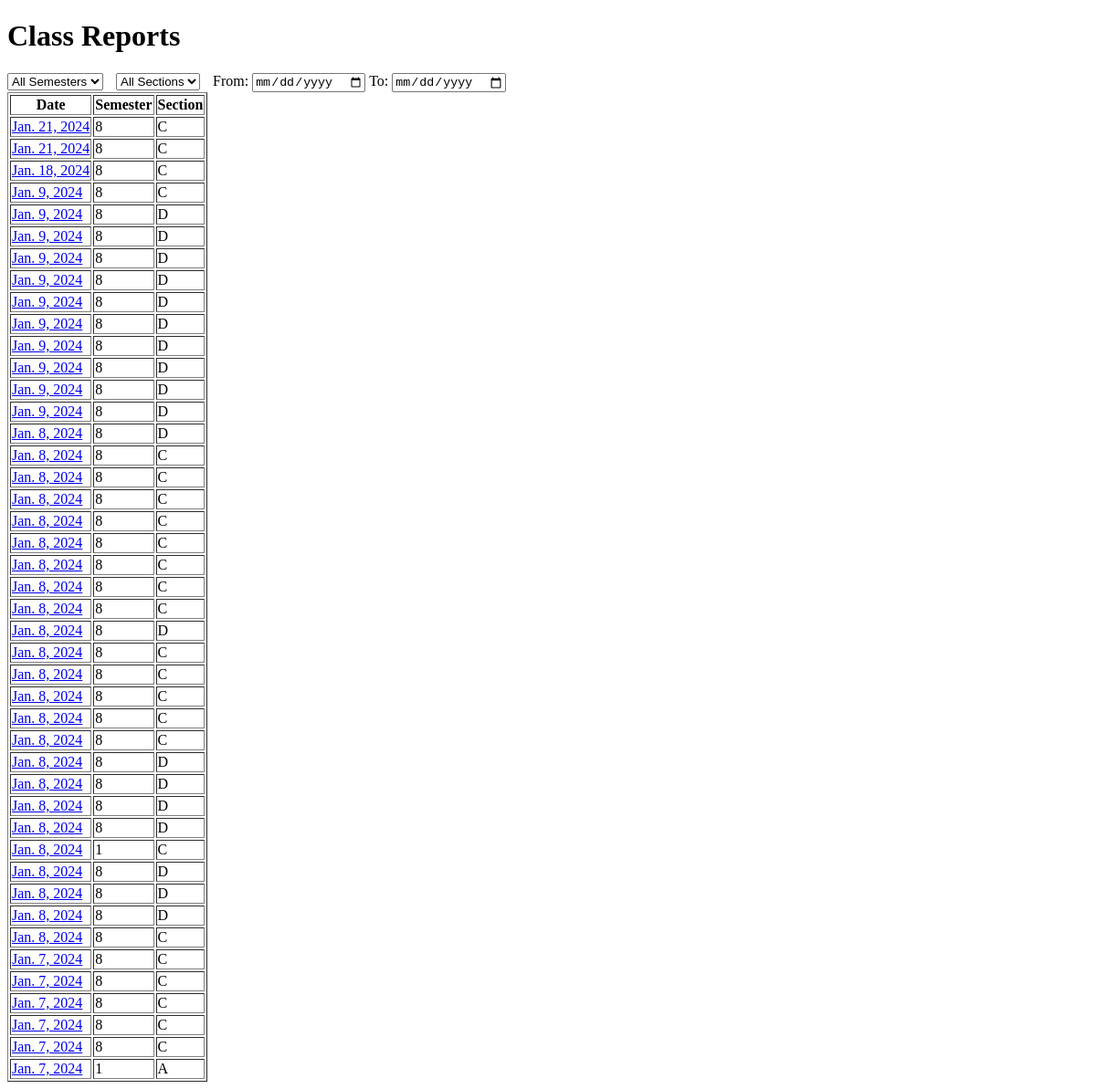
Page /view_reports (signed in) on the earlier database version.
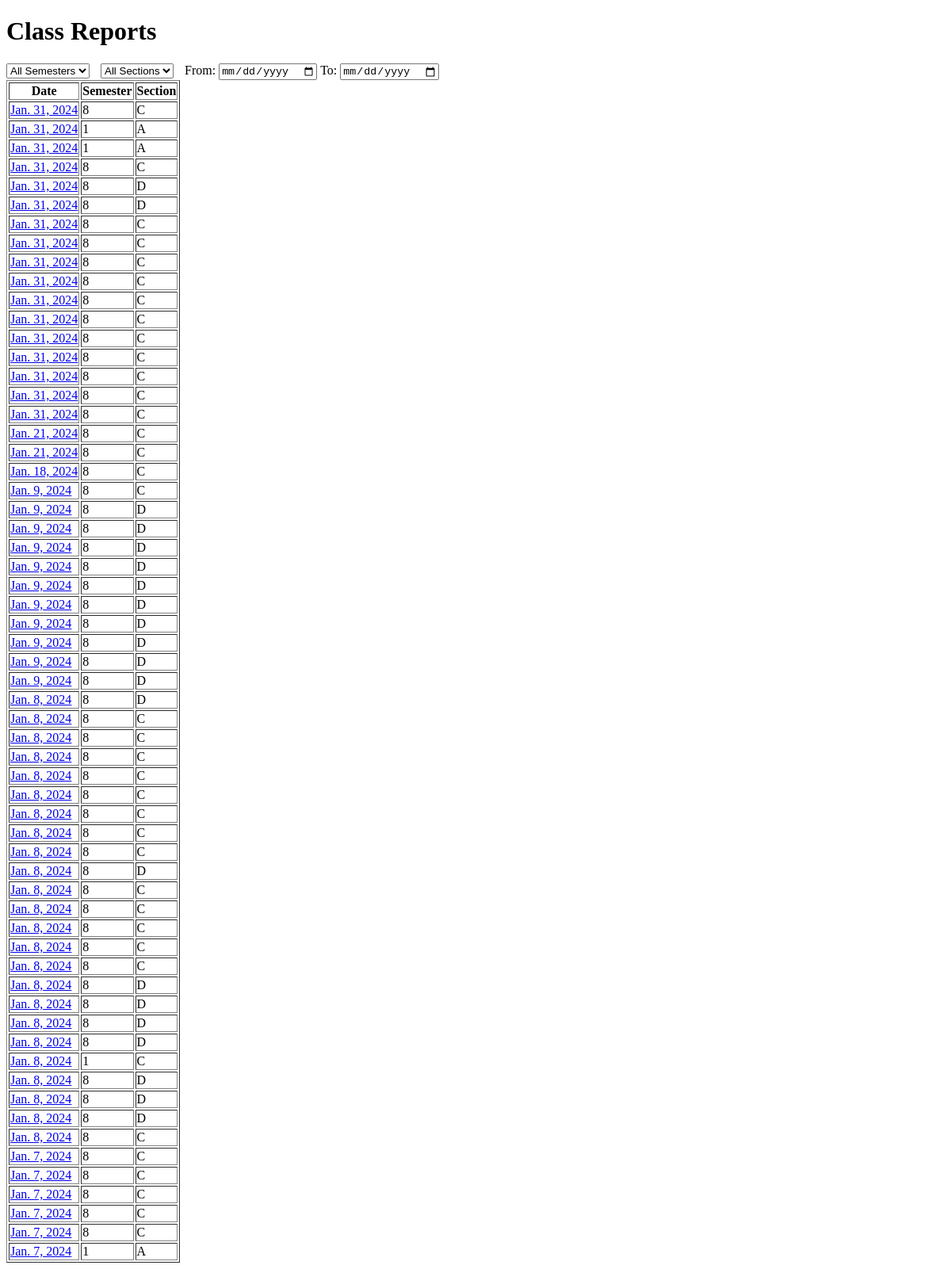
Same page on the later database version.
### myapp/models.py (models this page shows)
class Class(models.Model):
    faculty = models.ForeignKey(UserProfile, on_delete=models.CASCADE)
    date = models.DateField()
    code=models.CharField(max_length=10,null=True,blank=True)
    class_id=models.CharField(max_length=10,null=True,blank=True)

### myapp/decorator.py (the view)
        def wrapper(request,*args, **kwargs):
            group=None
            if request.user.groups.exists():
                group=request.user.groups.all()[0].name
            if group in allowed_roles:
                return view_func(request,*args, **kwargs)
            else:
                if request.user.groups.all()[0].name=='faculty':
                    return redirect('faculty_home')
            return redirect('home')

### myapp/decorator.py (called while the page is built)
def allowed_user(allowed_roles=[]):
    def decorator(view_func):
        def wrapper(request,*args, **kwargs):
            group=None
            if request.user.groups.exists():
                group=request.user.groups.all()[0].name
            if group in allowed_roles:
                return view_func(request,*args, **kwargs)
            else:
                if request.user.groups.all()[0].name=='faculty':
                    return redirect('faculty_home')
            return redirect('home')
        return wrapper
    return decorator

### myapp/views.py (called while the page is built)
@allowed_user(['faculty'])
def view_reports(request):
    classes_taught = Class.objects.filter(faculty_id=request.user.id).order_by('-id')
    class_data = [
        {'date': class_obj.date, 'sem': class_obj.class_id[0], 'section': class_obj.class_id[1],'code':class_obj.code}
        for class_obj in classes_taught
    ]
    context = {'class_data': class_data}
    return render(request, 'myapp/view_reports.html', context)

### myapp/templates/myapp/view_reports.html (shortened to what this page needs)
<!DOCTYPE html>
<html lang="en">
<head>
</head>
<body>
<h1>Class Reports</h1>
<select class="filter-dropdown" id="semesterFilter" onchange="filterClasses()">
    <option value="">All Semesters</option>
</select>
<select class="filter-dropdown" id="sectionFilter" onchange="filterClasses()">
    <option value="">All Sections</option>
</select>
<label for="fromDateFilter">From:</label>
<input type="date" id="fromDateFilter" onchange="filterClasses()">
<label for="toDateFilter">To:</label>
<input type="date" id="toDateFilter" onchange="filterClasses()">
<table border="1">
    <thead>
        <tr>
            <th>Date</th>
            <th>Semester</th>
            <th>Section</th>
        </tr>
    </thead>
    <tbody id="classTableBody">
        {% for data in class_data %}
            <tr class="class-row">
                <td><a href="{% url 'reports' data.code %}">{{ data.date }}</a></td>
                <td>{{ data.sem }}</td>
                <td>{{ data.section }}</td>
            </tr>
        {% endfor %}
    </tbody>
</table>
</body>
</html>

### myapp/templates/myapp/view_reports.html (style rules this page uses)
.filter-dropdown { margin-right: 10px; }

Differences in the rows shown:
added Class: date "Jan. 31, 2024"
added Class: date "Jan. 31, 2024"
added Class: date "Jan. 31, 2024"
added Class: date "Jan. 31, 2024"
added Class: date "Jan. 31, 2024"
added Class: date "Jan. 31, 2024"
added Class: date "Jan. 31, 2024"
added Class: date "Jan. 31, 2024"
added Class: date "Jan. 31, 2024"
added Class: date "Jan. 31, 2024"
added Class: date "Jan. 31, 2024"
added Class: date "Jan. 31, 2024"
added Class: date "Jan. 31, 2024"
added Class: date "Jan. 31, 2024"
added Class: date "Jan. 31, 2024"
added Class: date "Jan. 31, 2024"
added Class: date "Jan. 31, 2024"
Other differences:
new list line: "8 C"
new list line: "1 A"
new list line: "8 D"
